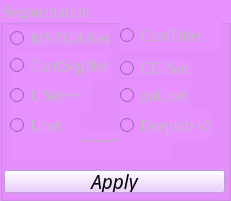
   <widget class="QGroupBox" name="segmentation_box">
    <property name="enabled">
     <bool>false</bool>
    </property>
    <property name="geometry">
     <rect>
      <x>180</x>
      <y>10</y>
      <width>231</width>
      <height>201</height>
     </rect>
    </property>
    <property name="font">
     <font>
      <family>Times New Roman</family>
      <pointsize>12</pointsize>
      <weight>9</weight>
      <italic>false</italic>
      <bold>false</bold>
     </font>
    </property>
    <property name="styleSheet">
     <string notr="true"> font: 75 12pt &quot;Times New Roman&quot;; ;background-color: rgb(231, 144, 255);</string>
    </property>
    <property name="title">
     <string>Segmentation</string>
    </property>
    <widget class="QRadioButton" name="deep1_method">
     <property name="enabled">
      <bool>false</bool>
     </property>
     <property name="geometry">
      <rect>
       <x>10</x>
       <y>30</y>
       <width>101</width>
       <height>17</height>
      </rect>
     </property>
     <property name="font">
      <font>
       <family>Times New Roman</family>
       <pointsize>12</pointsize>
       <weight>9</weight>
       <italic>false</italic>
       <bold>false</bold>
      </font>
     </property>
     <property name="styleSheet">
      <string notr="true">font: 75 12pt &quot;Times New Roman&quot;;</string>
     </property>
     <property name="text">
      <string>MSTGANet</string>
     </property>
    </widget>
    <widget class="QRadioButton" name="deep2_method">
     <property name="enabled">
      <bool>false</bool>
     </property>
     <property name="geometry">
      <rect>
       <x>10</x>
       <y>50</y>
       <width>101</width>
       <height>31</height>
      </rect>
     </property>
     <property name="font">
      <font>
       <family>Times New Roman</family>
       <pointsize>12</pointsize>
       <weight>9</weight>
       <italic>false</italic>
       <bold>false</bold>
      </font>
     </property>
     <property name="styleSheet">
      <string notr="true">font: 75 12pt &quot;Times New Roman&quot;;</string>
     </property>
     <property name="text">
      <string>CardSegNet</string>
     </property>
    </widget>
    <widget class="QPushButton" name="applysegmentation">
     <property name="enabled">
      <bool>false</bool>
     </property>
     <property name="geometry">
      <rect>
       <x>4</x>
       <y>170</y>
       <width>221</width>
       <height>23</height>
      </rect>
     </property>
     <property name="font">
      <font>
       <family>Monotype Corsiva</family>
       <pointsize>14</pointsize>
       <weight>50</weight>
       <italic>true</italic>
       <bold>false</bold>
      </font>
     </property>
     <property name="styleSheet">
      <string notr="true">color: rgb(0, 0, 0); background-color: rgb(231, 194, 255);font: italic 14pt &quot;Monotype Corsiva&quot;;</string>
     </property>
     <property name="text">
      <string>Apply</string>
     </property>
    </widget>
    <widget class="QLabel" name="label_pre_2">
     <property name="enabled">
      <bool>false</bool>
     </property>
     <property name="geometry">
      <rect>
       <x>10</x>
       <y>140</y>
       <width>161</width>
       <height>21</height>
      </rect>
     </property>
     <property name="font">
      <font>
       <family>Times New Roman</family>
       <pointsize>12</pointsize>
       <weight>9</weight>
       <italic>false</italic>
       <bold>false</bold>
      </font>
     </property>
     <property name="styleSheet">
      <string notr="true">font: 75 12pt &quot;Times New Roman&quot;;</string>
     </property>
     <property name="text">
      <string/>
     </property>
    </widget>
    <widget class="QLabel" name="line_seg">
     <property name="geometry">
      <rect>
       <x>10</x>
       <y>130</y>
       <width>161</width>
       <height>20</height>
      </rect>
     </property>
     <property name="text">
      <string>------------------------------</string>
     </property>
    </widget>
    <widget class="QRadioButton" name="classic_method">
     <property name="enabled">
      <bool>false</bool>
     </property>
     <property name="geometry">
      <rect>
       <x>10</x>
       <y>80</y>
       <width>81</width>
       <height>31</height>
      </rect>
     </property>
     <property name="font">
      <font>
       <family>Times New Roman</family>
       <pointsize>12</pointsize>
       <weight>9</weight>
       <italic>false</italic>
       <bold>false</bold>
      </font>
     </property>
     <property name="styleSheet">
      <string notr="true">font: 75 12pt &quot;Times New Roman&quot;;</string>
     </property>
     <property name="text">
      <string>UNet++</string>
     </property>
    </widget>
    <widget class="QRadioButton" name="classic_method_2">
     <property name="enabled">
      <bool>false</bool>
     </property>
     <property name="geometry">
      <rect>
       <x>120</x>
       <y>80</y>
       <width>71</width>
       <height>31</height>
      </rect>
     </property>
     <property name="font">
      <font>
       <family>Times New Roman</family>
       <pointsize>12</pointsize>
       <weight>9</weight>
       <italic>false</italic>
       <bold>false</bold>
      </font>
     </property>
     <property name="styleSheet">
      <string notr="true">font: 75 12pt &quot;Times New Roman&quot;;</string>
     </property>
     <property name="text">
      <string>nnUnet</string>
     </property>
    </widget>
    <widget class="QRadioButton" name="deep1_method_2">
     <property name="enabled">
      <bool>false</bool>
     </property>
     <property name="geometry">
      <rect>
       <x>120</x>
       <y>60</y>
       <width>71</width>
       <height>17</height>
      </rect>
     </property>
     <property name="font">
      <font>
       <family>Times New Roman</family>
       <pointsize>12</pointsize>
       <weight>9</weight>
       <italic>false</italic>
       <bold>false</bold>
      </font>
     </property>
     <property name="styleSheet">
      <string notr="true">font: 75 12pt &quot;Times New Roman&quot;;</string>
     </property>
     <property name="text">
      <string>CE-Net</string>
     </property>
    </widget>
    <widget class="QRadioButton" name="deep2_method_2">
     <property name="enabled">
      <bool>false</bool>
     </property>
     <property name="geometry">
      <rect>
       <x>120</x>
       <y>110</y>
       <width>91</width>
       <height>31</height>
      </rect>
     </property>
     <property name="font">
      <font>
       <family>Times New Roman</family>
       <pointsize>12</pointsize>
       <weight>9</weight>
       <italic>false</italic>
       <bold>false</bold>
      </font>
     </property>
     <property name="styleSheet">
      <string notr="true">font: 75 12pt &quot;Times New Roman&quot;;</string>
     </property>
     <property name="text">
      <string>Deeplab v3</string>
     </property>
    </widget>
    <widget class="QRadioButton" name="classic_method_3">
     <property name="enabled">
      <bool>false</bool>
     </property>
     <property name="geometry">
      <rect>
       <x>10</x>
       <y>110</y>
       <width>71</width>
       <height>31</height>
      </rect>
     </property>
     <property name="font">
      <font>
       <family>Times New Roman</family>
       <pointsize>12</pointsize>
       <weight>9</weight>
       <italic>false</italic>
       <bold>false</bold>
      </font>
     </property>
     <property name="styleSheet">
      <string notr="true">font: 75 12pt &quot;Times New Roman&quot;;</string>
     </property>
     <property name="text">
      <string>Unet </string>
     </property>
    </widget>
    <widget class="QRadioButton" name="classic_method_4">
     <property name="enabled">
      <bool>false</bool>
     </property>
     <property name="geometry">
      <rect>
       <x>120</x>
       <y>20</y>
       <width>101</width>
       <height>31</height>
      </rect>
     </property>
     <property name="font">
      <font>
       <family>Times New Roman</family>
       <pointsize>12</pointsize>
       <weight>9</weight>
       <italic>false</italic>
       <bold>false</bold>
      </font>
     </property>
     <property name="styleSheet">
      <string notr="true">font: 75 12pt &quot;Times New Roman&quot;;</string>
     </property>
     <property name="text">
      <string>CardUnet </string>
     </property>
    </widget>
   </widget>
